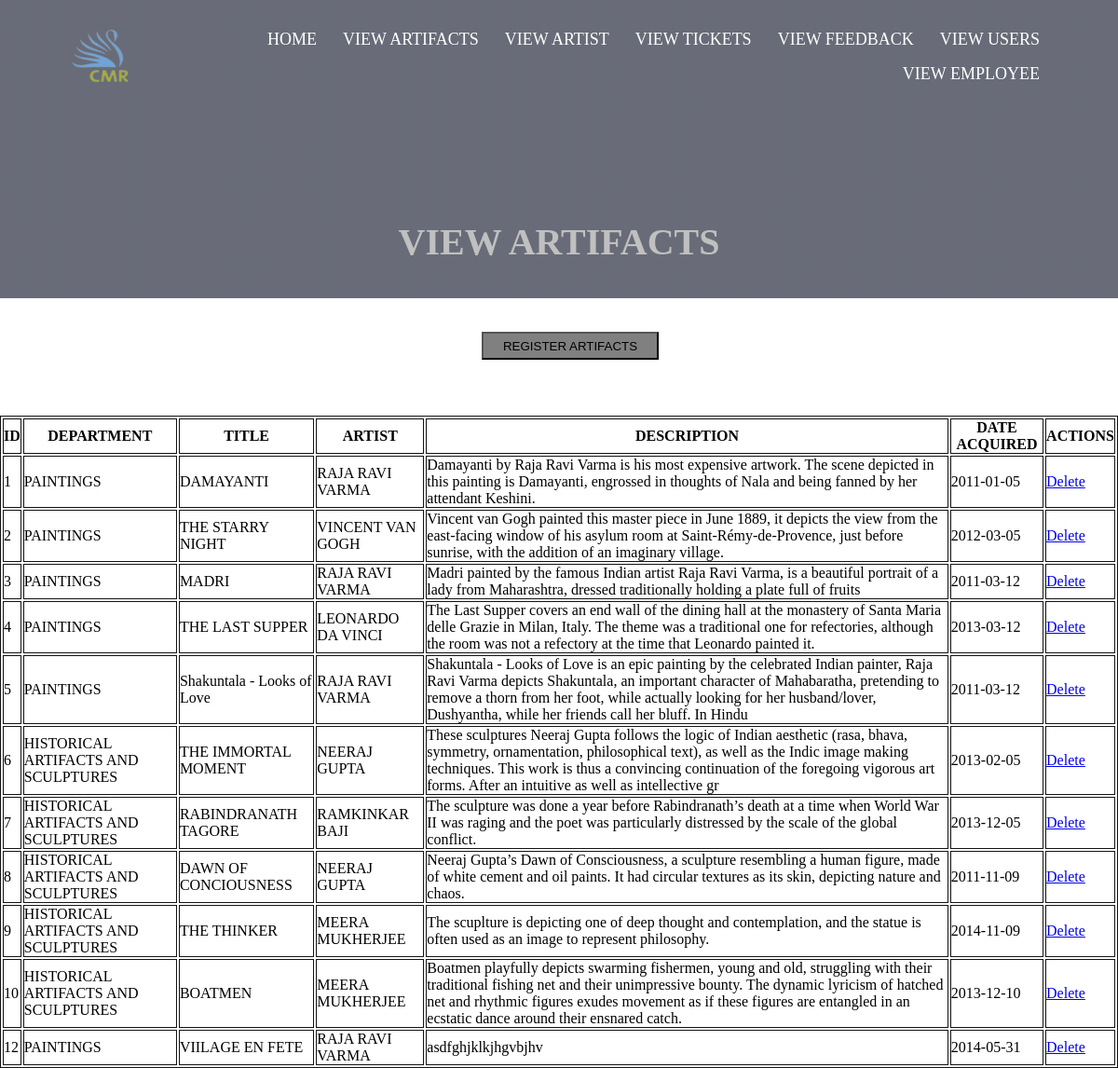
The app's page /viewartifacts.php with its own data.
### tables this page shows
CREATE TABLE `artifact` (
  `Artifact_id` int(11) NOT NULL,
  `Dept_ID` int(11) DEFAULT NULL,
  `Title` varchar(30) NOT NULL DEFAULT 'Unnamed',
  `Date_acquired` date DEFAULT NULL,
  `Description` varchar(300) DEFAULT NULL,
  `Artist_ID` varchar(11) DEFAULT NULL,
  `status` varchar(20) DEFAULT NULL
);

CREATE TABLE `department` (
  `Dept_ID` int(11) NOT NULL,
  `dName` varchar(50) NOT NULL
);

CREATE TABLE `artist` (
  `Artist_ID` int(11) NOT NULL,
  `Name` varchar(30) NOT NULL,
  `Born` varchar(30) DEFAULT NULL,
  `Died` varchar(30) DEFAULT NULL,
  `Phone` int(11) DEFAULT NULL
);

### viewartifacts.php (the view, shortened to what this page needs)
<!DOCTYPE html>
<html lang="en">
<head>
    <link rel="stylesheet" href="css/viewaf.css">
</head>
<body>
    <section class="header">
        <div class="container">
            <nav>
                <a href="adminin.php"><img src="./images/logo.png" alt="" class="logo"></a>
                <div class="top-bar">
                    <ul>
                        <li><a class="active" href="adminin.php">HOME</a></li>
                        <li><a href="viewartifacts.php">VIEW ARTIFACTS</a></li>
                        <li><a href="viewartist.php">VIEW ARTIST</a></li>
                        <li><a href="viewtick.php">VIEW TICKETS</a></li>
                        <li><a href="viewfeed.php">VIEW FEEDBACK</a></li>
                        <li><a href="viewuser.php">VIEW USERS</a></li>
                        <li><a href="vieweemp.php">VIEW EMPLOYEE</a></li>
                    </ul>
                </div>
            </nav>
        </div>
        <div class="text-box">
                <h1>VIEW ARTIFACTS</h1>
            </div>
            <center><div class="reg_artifacts">
            <a href="regartifacts.php"><button>REGISTER ARTIFACTS</button></a>
        </div></center>
        <div class="table">
        <center><table>
                    <thead>
                        <tr>
                            <th>ID</th>
                            <th>DEPARTMENT</th>
                            <th>TITLE</th>
                            <th>ARTIST</th>
                            <th>DESCRIPTION</th>
                            <th>DATE ACQUIRED</th>
                            <th>ACTIONS</th>
                        </tr>
                    </thead>
                    <tbody>
                        <?php
                        $servername = "localhost";
                        $username = "root";
                        $password = "";
                        $database = "museum";
                        $connection = new mysqli($servername,$username,$password,$database);
                        $sql = "SELECT b.Artifact_id,d.dName,b.Title,a.Name,b.Description,b.Date_acquired from artist a,artifact b,department d where a.Artist_id=b.Artist_id and d.Dept_id=b.Dept_id ORDER BY Artifact_id;
                        ";
                        $result=$connection->query($sql);
                        while($row = $result->fetch_assoc()){
                        echo "<tr>
                              <td>" . $row["Artifact_id"] . "</td>
                              <td>" . $row["dName"] . "</td>
                              <td>" . $row["Title"] . "</td>
                              <td>" . $row["Name"] . "</td>
                              <td>" . $row["Description"] . "</td>
                              <td>" . $row["Date_acquired"] . "</td>
                              <td>
                              <div class='btn_group'>
                              <a href='delartif.php?id=" . $row['Artifact_id'] . "'>Delete</a>
                              </div>
                              </td>
                        </tr>";
                        }
                        ?>
                    </tbody>
                </table></center>
            </div>
    </section>
</body>
</html>

### css/viewaf.css (style rules this page uses)
* { margin: 0; padding: 0; }
.container { width: 100%; height: 40vh; background-image: linear-gradient(rgba(4,9,30,0.6),rgba(4,9,30,0.6)); background-position: center; background-size: cover; }
nav { display:flex; padding: 2% 6%; justify-content: space-between; align-items: center; }
nav img { position: relative; height: 60px; width: 70px; }
.top-bar { flex: 1; text-align: right; }
.top-bar ul li { list-style: none; display: inline-block; padding: 8px 12px; position: relative; }
.top-bar ul li a { color: #fff; text-decoration: none; font-size: 18px; }
.active { color: black; }
.text-box { width: 90%; color: silver; position: absolute; top: 20%; left: 50%; padding-top: 5%; transform: translate(-50%,-50%); text-align: center; }
.text-box h1 { font-size: 40px; }
table,th,tr,td { border: 1px solid rgb(19, 18, 18); }
.table { padding-top: 5%; align-items: center; }
.reg_artifacts { padding-left: 2%; padding-top: 3%; }
.reg_artifacts button { background-color: gray; height: 30px; width: 190px; }

### records on screen
artifact: Artifact_id "1", Dept_ID.dName "PAINTINGS", Title "DAMAYANTI", Artist_ID.Name "RAJA RAVI VARMA", Description "Damayanti by Raja Ravi Varma is his most expensive artwork. The scene depicted in this painting is Damayanti, engrossed in thoughts of Nala and being fanned by her attendant Keshini.", Date_acquired "2011-01-05"
artifact: Artifact_id "2", Dept_ID.dName "PAINTINGS", Title "THE STARRY NIGHT", Artist_ID.Name "VINCENT VAN GOGH", Description "Vincent van Gogh painted this master piece in June 1889, it depicts the view from the east-facing window of his asylum room at Saint-Rémy-de-Provence, just before sunrise, with the addition of an imaginary village.", Date_acquired "2012-03-05"
artifact: Artifact_id "3", Dept_ID.dName "PAINTINGS", Title "MADRI", Artist_ID.Name "RAJA RAVI VARMA", Description "Madri painted by the famous Indian artist Raja Ravi Varma, is a beautiful portrait of a lady from Maharashtra, dressed traditionally holding a plate full of fruits", Date_acquired "2011-03-12"
artifact: Artifact_id "4", Dept_ID.dName "PAINTINGS", Title "THE LAST SUPPER", Artist_ID.Name "LEONARDO DA VINCI", Description "The Last Supper covers an end wall of the dining hall at the monastery of Santa Maria delle Grazie in Milan, Italy. The theme was a traditional one for refectories, although the room was not a refectory at the time that Leonardo painted it.", Date_acquired "2013-03-12"
artifact: Artifact_id "5", Dept_ID.dName "PAINTINGS", Title "Shakuntala - Looks of Love", Artist_ID.Name "RAJA RAVI VARMA", Description "Shakuntala - Looks of Love is an epic painting by the celebrated Indian painter, Raja Ravi Varma depicts Shakuntala, an important character of Mahabaratha, pretending to remove a thorn from her foot, while actually looking for her husband/lover, Dushyantha, while her friends call her bluff. In Hindu", Date_acquired "2011-03-12"
artifact: Artifact_id "6", Dept_ID.dName "HISTORICAL ARTIFACTS AND SCULPTURES", Title "THE IMMORTAL MOMENT", Artist_ID.Name "NEERAJ GUPTA", Description "These sculptures Neeraj Gupta follows the logic of Indian aesthetic (rasa, bhava, symmetry, ornamentation, philosophical text), as well as the Indic image making techniques. This work is thus a convincing continuation of the foregoing vigorous art forms. After an intuitive as well as intellective gr", Date_acquired "2013-02-05"
artifact: Artifact_id "7", Dept_ID.dName "HISTORICAL ARTIFACTS AND SCULPTURES", Title "RABINDRANATH TAGORE", Artist_ID.Name "RAMKINKAR BAJI", Description "The sculpture was done a year before Rabindranath’s death at a time when World War II was raging and the poet was particularly distressed by the scale of the global conflict.", Date_acquired "2013-12-05"
artifact: Artifact_id "8", Dept_ID.dName "HISTORICAL ARTIFACTS AND SCULPTURES", Title "DAWN OF CONCIOUSNESS", Artist_ID.Name "NEERAJ GUPTA", Description "Neeraj Gupta’s Dawn of Consciousness, a sculpture resembling a human figure, made of white cement and oil paints. It had circular textures as its skin, depicting nature and chaos.", Date_acquired "2011-11-09"
artifact: Artifact_id "9", Dept_ID.dName "HISTORICAL ARTIFACTS AND SCULPTURES", Title "THE THINKER", Artist_ID.Name "MEERA MUKHERJEE", Description "The scuplture is depicting one of deep thought and contemplation, and the statue is often used as an image to represent philosophy.", Date_acquired "2014-11-09"
artifact: Artifact_id "10", Dept_ID.dName "HISTORICAL ARTIFACTS AND SCULPTURES", Title "BOATMEN", Artist_ID.Name "MEERA MUKHERJEE", Description "Boatmen playfully depicts swarming fishermen, young and old, struggling with their traditional fishing net and their unimpressive bounty. The dynamic lyricism of hatched net and rhythmic figures exudes movement as if these figures are entangled in an ecstatic dance around their ensnared catch.", Date_acquired "2013-12-10"
artifact: Artifact_id "12", Dept_ID.dName "PAINTINGS", Title "VIILAGE EN FETE", Artist_ID.Name "RAJA RAVI VARMA", Description "asdfghjklkjhgvbjhv", Date_acquired "2014-05-31"
